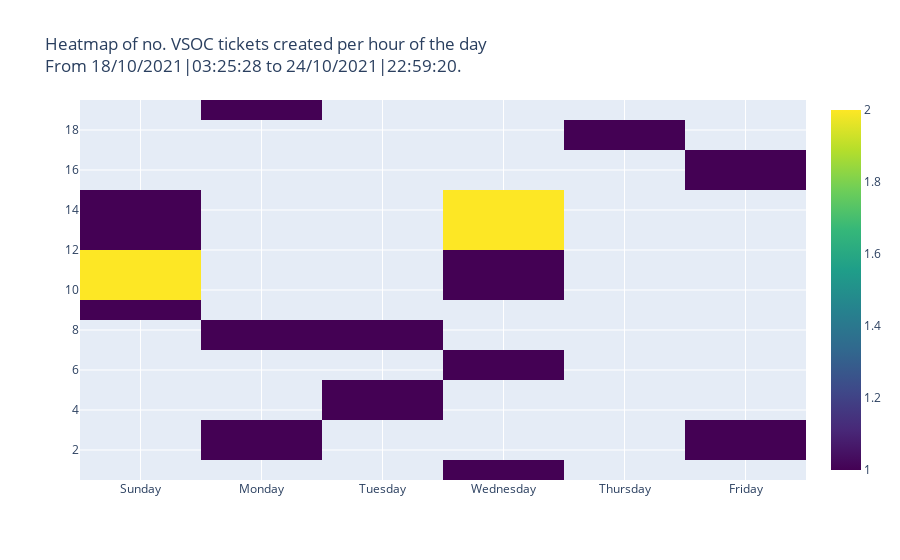

The notebook cell saved with this chart:
### Code cell
s = pd.to_datetime(trello_table['T_CREATION_TIMESTAMP'])
tickets_count = s.groupby(s.dt.floor('H')).size().reset_index(name='COUNT')
tickets_count['DAY'] = tickets_count['T_CREATION_TIMESTAMP'].dt.day_name()
tickets_count['HR'] = tickets_count['T_CREATION_TIMESTAMP'].dt.hour
heat_map_data = [go.Heatmap(x=tickets_count['DAY'], y = tickets_count['HR'], z = tickets_count['COUNT'],colorscale='Viridis')]
heat_map_layout = go.Layout(title_text='Heatmap of no. VSOC tickets created per hour of the day<br>From {} '
                                       'to {}.'.format(trello_table.start_timestamp, trello_table.end_timestamp,))
fig = go.Figure(data = heat_map_data, layout = heat_map_layout)
fig.show()
fig.write_image('./OUTPUT/HEATMAP.pdf')

### Figure 1 — Plotly figure (JSON) as saved in the notebook; plotly's stock layout.template omitted (floating-point values rounded to 4 significant figures)
{"data": [{"colorscale": [[0, "#440154"], [0.1111, "#482878"], [0.2222, "#3e4989"], [0.3333, "#31688e"], [0.4444, "#26828e"], [0.5556, "#1f9e89"], [0.6667, "#35b779"], [0.7778, "#6ece58"], [0.8889, "#b5de2b"], [1, "#fde725"]], "type": "heatmap", "x": ["Sunday", "Sunday", "Monday", "Monday", "Tuesday", "Tuesday", "Wednesday", "Wednesday", "Wednesday", "Wednesday", "Thursday", "Friday", "Friday", "Sunday", "Monday"], "y": [9, 14, 8, 19, 5, 8, 1, 6, 10, 14, 18, 2, 16, 10, 2], "z": [1, 1, 1, 1, 1, 1, 1, 1, 1, 2, 1, 1, 1, 2, 1]}], "layout": {"title": {"text": "Heatmap of no. VSOC tickets created per hour of the day<br>From 18/10/2021|03:25:28 to 24/10/2021|22:59:20."}}}
